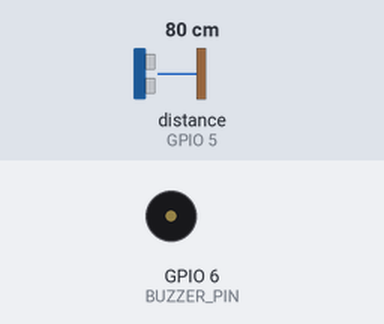
This sketch was run on a simulated ESP32-S3. Shown: buzzer (waves = sounding, pin HIGH). Wiring (inferred from the names in the program): ultrasonic range finder: trigger GPIO 4; echo GPIO 5. The inputs (shaded band) are chosen by the test bench; at power-on: distance to the obstacle (sensor on GPIO 5) 80 cm. The echo pulse lasts 58.3 µs per cm; WiFi joins after 1.5 s; servers stay silent unless stated; pins used as bus, display or sensor lines are not drawn.

Above: at 4.7 s.
4.8 s: distance to the obstacle (sensor on GPIO 5) set to 54 cm
6.3 s: distance to the obstacle (sensor on GPIO 5) set to 45 cm
At 6.63 s:
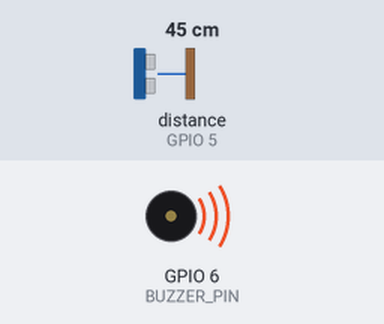
Timing chart, 0 to 9.8 s (numbered marks = the images above; inputs shaded):
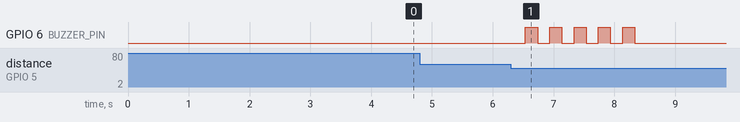

The sketch:

Alarm.ino
```cpp
#include <WiFi.h>
#include <ESP_Mail_Client.h>

/* ───────────── WIFI ───────────── */
#define WIFI_SSID "TON_WIFI"
#define WIFI_PASSWORD "MOT_DE_PASSE_WIFI"

/* ───────────── EMAIL ───────────── */
#define SMTP_HOST "smtp.gmail.com"
#define SMTP_PORT 465

#define AUTHOR_EMAIL "tonmail@gmail.com"
#define AUTHOR_PASSWORD "MOT_DE_PASSE_APPLICATION"

#define RECIPIENT_EMAIL "destinataire@gmail.com"

/* ───────────── ULTRASON ───────────── */
#define TRIG_PIN 4
#define ECHO_PIN 5

/* ───────────── BUZZER ───────────── */
#define BUZZER_PIN 6

#define DISTANCE_THRESHOLD 30  // cm (variation déclenchement)

SMTPSession smtp;
float referenceDistance = 0;
bool intrusionDetected = false;

/* ───────────── FONCTIONS ───────────── */

float measureDistance() {
  digitalWrite(TRIG_PIN, LOW);
  delayMicroseconds(2);
  digitalWrite(TRIG_PIN, HIGH);
  delayMicroseconds(10);
  digitalWrite(TRIG_PIN, LOW);

  long duration = pulseIn(ECHO_PIN, HIGH, 25000);
  if (duration == 0) return 999;

  return duration * 0.034 / 2;
}

void beepAlarm() {
  for (int i = 0; i < 5; i++) {
    digitalWrite(BUZZER_PIN, HIGH);
    delay(200);
    digitalWrite(BUZZER_PIN, LOW);
    delay(200);
  }
}

void sendIntrusionEmail() {
  SMTP_Message message;

  message.sender.name = "ESP32 Security";
  message.sender.email = AUTHOR_EMAIL;
  message.subject = "🚨 INTRUSION DETECTED";
  message.addRecipient("Owner", RECIPIENT_EMAIL);

  String textMsg = "⚠️ A door intrusion has been detected.\n"
                   "The ultrasonic sensor lost its reference distance.\n"
                   "Please check immediately.";

  message.text.content = textMsg.c_str();
  message.text.charSet = "utf-8";

  ESP_Mail_Session session;
  session.server.host_name = SMTP_HOST;
  session.server.port = SMTP_PORT;
  session.login.email = AUTHOR_EMAIL;
  session.login.password = AUTHOR_PASSWORD;
  session.login.user_domain = "";

  smtp.connect(&session);
  MailClient.sendMail(&smtp, &message);
}

/* ───────────── SETUP ───────────── */

void setup() {
  Serial.begin(115200);

  pinMode(TRIG_PIN, OUTPUT);
  pinMode(ECHO_PIN, INPUT);
  pinMode(BUZZER_PIN, OUTPUT);

  WiFi.begin(WIFI_SSID, WIFI_PASSWORD);
  while (WiFi.status() != WL_CONNECTED) {
    delay(500);
  }

  delay(2000); // Stabilisation capteur

  referenceDistance = measureDistance();
}

/* ───────────── LOOP ───────────── */

void loop() {
  float currentDistance = measureDistance();

  if (!intrusionDetected &&
      abs(currentDistance - referenceDistance) > DISTANCE_THRESHOLD) {

    intrusionDetected = true;

    beepAlarm();
    sendIntrusionEmail();
  }

  delay(500);
}
```

Measured:
- the behaviour switches between 50 and 49 cm on distance to the obstacle (sensor on GPIO 5) (found by bisection; images 0 and 1)
- after the input at 4.8 s, every drawn part: stays the same
- after the input at 6.3 s, GPIO 6 (BUZZER_PIN): alternates HIGH for 0.20 s and LOW for 0.20 s, 10 changes in all, then stays LOW, starting after 0.24 s
